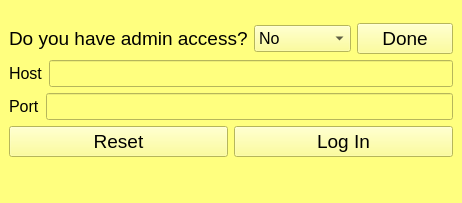
<?xml version="1.0" encoding="UTF-8"?>
<ui version="4.0">
 <class>MainWindow</class>
 <widget class="QMainWindow" name="MainWindow">
  <property name="geometry">
   <rect>
    <x>0</x>
    <y>0</y>
    <width>462</width>
    <height>203</height>
   </rect>
  </property>
  <property name="windowTitle">
   <string>Log In </string>
  </property>
  <property name="styleSheet">
   <string notr="true">background-color: rgb(255, 255, 127);</string>
  </property>
  <widget class="QWidget" name="centralwidget">
   <layout class="QVBoxLayout" name="verticalLayout_4">
    <item>
     <layout class="QVBoxLayout" name="verticalLayout_3">
      <item>
       <layout class="QHBoxLayout" name="horizontalLayout_4">
        <item>
         <widget class="QLabel" name="access_label">
          <property name="font">
           <font>
            <pointsize>14</pointsize>
           </font>
          </property>
          <property name="text">
           <string>Do you have admin access?</string>
          </property>
         </widget>
        </item>
        <item>
         <widget class="QComboBox" name="access_comboBox">
          <property name="font">
           <font>
            <pointsize>12</pointsize>
           </font>
          </property>
          <item>
           <property name="text">
            <string>No</string>
           </property>
          </item>
          <item>
           <property name="text">
            <string>Yes</string>
           </property>
          </item>
         </widget>
        </item>
        <item>
         <widget class="QPushButton" name="done_pushButton">
          <property name="font">
           <font>
            <pointsize>14</pointsize>
           </font>
          </property>
          <property name="styleSheet">
           <string notr="true">background-color: rgb(255, 255, 127);</string>
          </property>
          <property name="text">
           <string>Done</string>
          </property>
         </widget>
        </item>
       </layout>
      </item>
      <item>
       <layout class="QVBoxLayout" name="verticalLayout_2">
        <item>
         <layout class="QVBoxLayout" name="verticalLayout">
          <item>
           <layout class="QHBoxLayout" name="horizontalLayout">
            <item>
             <widget class="QLabel" name="host_label">
              <property name="font">
               <font>
                <pointsize>12</pointsize>
               </font>
              </property>
              <property name="styleSheet">
               <string notr="true">background-color: rgb(255, 255, 127);</string>
              </property>
              <property name="text">
               <string>Host</string>
              </property>
             </widget>
            </item>
            <item>
             <widget class="QLineEdit" name="host_lineEdit">
              <property name="font">
               <font>
                <pointsize>12</pointsize>
               </font>
              </property>
              <property name="styleSheet">
               <string notr="true">background-color: rgb(255, 255, 127);</string>
              </property>
             </widget>
            </item>
           </layout>
          </item>
          <item>
           <layout class="QHBoxLayout" name="horizontalLayout_2">
            <item>
             <widget class="QLabel" name="port_label">
              <property name="font">
               <font>
                <pointsize>12</pointsize>
               </font>
              </property>
              <property name="styleSheet">
               <string notr="true">background-color: rgb(255, 255, 127);</string>
              </property>
              <property name="text">
               <string>Port</string>
              </property>
             </widget>
            </item>
            <item>
             <widget class="QLineEdit" name="port_lineEdit">
              <property name="font">
               <font>
                <pointsize>12</pointsize>
               </font>
              </property>
              <property name="styleSheet">
               <string notr="true">background-color: rgb(255, 255, 127);</string>
              </property>
             </widget>
            </item>
           </layout>
          </item>
         </layout>
        </item>
        <item>
         <layout class="QHBoxLayout" name="horizontalLayout_3">
          <item>
           <widget class="QPushButton" name="reset_pushButton">
            <property name="font">
             <font>
              <pointsize>14</pointsize>
             </font>
            </property>
            <property name="styleSheet">
             <string notr="true">background-color: rgb(255, 255, 127);</string>
            </property>
            <property name="text">
             <string>Reset</string>
            </property>
           </widget>
          </item>
          <item>
           <widget class="QPushButton" name="login_pushButton">
            <property name="font">
             <font>
              <pointsize>14</pointsize>
             </font>
            </property>
            <property name="styleSheet">
             <string notr="true">background-color: rgb(255, 255, 127);</string>
            </property>
            <property name="text">
             <string>Log In</string>
            </property>
           </widget>
          </item>
         </layout>
        </item>
       </layout>
      </item>
     </layout>
    </item>
   </layout>
  </widget>
  <widget class="QMenuBar" name="menubar">
   <property name="geometry">
    <rect>
     <x>0</x>
     <y>0</y>
     <width>462</width>
     <height>21</height>
    </rect>
   </property>
  </widget>
  <widget class="QStatusBar" name="statusbar"/>
 </widget>
 <tabstops>
  <tabstop>access_comboBox</tabstop>
  <tabstop>host_lineEdit</tabstop>
  <tabstop>port_lineEdit</tabstop>
  <tabstop>reset_pushButton</tabstop>
  <tabstop>login_pushButton</tabstop>
 </tabstops>
 <resources/>
 <connections/>
</ui>
